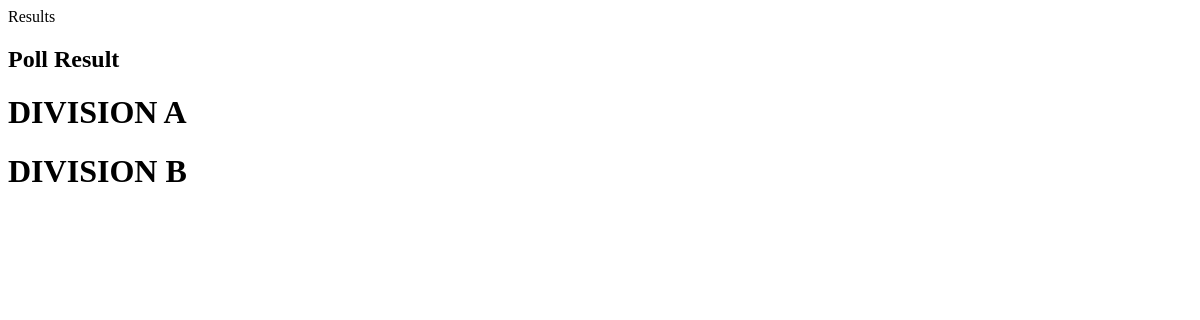
The app's page /result/, older data.
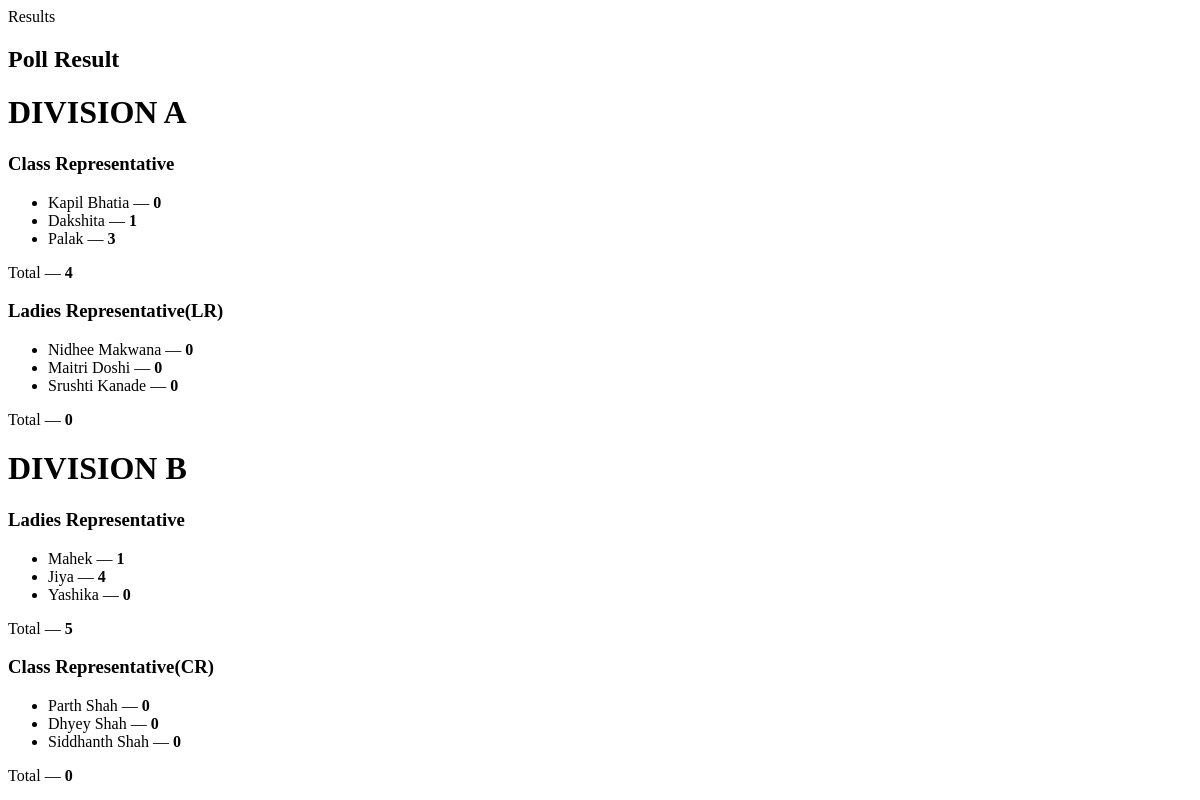
The same page, newer data.
### vote/models.py (models this page shows, shortened)
class ADivPoll(models.Model):
    Elections_for = models.TextField(max_length=30, null=True)
    candidate_1 = models.CharField(max_length=30, null=True)
    candidate_2 = models.CharField(max_length=30, null=True)
    candidate_3 = models.CharField(max_length=30, null=True)
    candidate_1_count = models.IntegerField(default=0)
    candidate_2_count = models.IntegerField(default=0)
    candidate_3_count = models.IntegerField(default=0)
    def total(self):
        return self.candidate_1_count + self.candidate_2_count + self.candidate_3_count

class BDivPoll(models.Model):
    Elections_for = models.TextField(max_length=30, null=True)
    candidate_1 = models.CharField(max_length=30, null=True)
    candidate_2 = models.CharField(max_length=30, null=True)
    candidate_3 = models.CharField(max_length=30, null=True)
    candidate_1_count = models.IntegerField(default=0)
    candidate_2_count = models.IntegerField(default=0)
    candidate_3_count = models.IntegerField(default=0)
    def total(self):
        return self.candidate_1_count + self.candidate_2_count + self.candidate_3_count

### vote/views.py (the view)
# urls.py: path('result/',views.result, name='result'),
def result(request):
    pollA = ADivPoll.objects.all()
    pollB = BDivPoll.objects.all()
    context = {'pollA':pollA, "pollB":pollB}
    return render(request,'vote/result.html',context)

### vote/templates/vote/result.html (shortened to what this page needs)
{% block main %}
<div class="row">
    <div class="col-lg-8 col-lg-offset-2">
        <div class="panel panel-default">
            <div class="panel-heading">
                <h2 class="panel-title">Poll Result</h2>
            </div>
            <h1>DIVISION A</h1>
            {% for poll in pollA %}
            <div class="panel-body">
                <h3>{{ poll.Elections_for }}</h3>
            </div>
            <ul class="list-group">
                <li class="list-group-item">{{ poll.candidate_1 }} &mdash; <strong>{{ poll.candidate_1_count }}</strong></li>
                <li class="list-group-item">{{ poll.candidate_2 }} &mdash; <strong>{{ poll.candidate_2_count }}</strong></li>
                <li class="list-group-item">{{ poll.candidate_3 }} &mdash; <strong>{{ poll.candidate_3_count }}</strong></li>
            </ul>
            <div class="panel-footer">
                Total &mdash; <strong>{{ poll.total }}</strong>
            </div>
            {% endfor %}
            <h1>DIVISION B</h1>
            {% for poll in pollB %}
            <div class="panel-body">
                <h3>{{ poll.Elections_for }}</h3>
            </div>
            <ul class="list-group">
                <li class="list-group-item">{{ poll.candidate_1 }} &mdash; <strong>{{ poll.candidate_1_count }}</strong></li>
                <li class="list-group-item">{{ poll.candidate_2 }} &mdash; <strong>{{ poll.candidate_2_count }}</strong></li>
                <li class="list-group-item">{{ poll.candidate_3 }} &mdash; <strong>{{ poll.candidate_3_count }}</strong></li>
            </ul>
            <div class="panel-footer">
                Total &mdash; <strong>{{ poll.total }}</strong>
            </div>
            {% endfor %}
        </div>
    </div>
</div>
{% endblock %}

Row changes from the older to the newer data that the page shows:
added ADivPoll: Elections_for "Class Representative", candidate_1 "Kapil Bhatia", candidate_1_count "0", candidate_2 "Dakshita", candidate_2_count "1", candidate_3 "Palak", candidate_3_count "3", total "4"
added ADivPoll: Elections_for "Ladies Representative(LR)", candidate_1 "Nidhee Makwana", candidate_1_count "0", candidate_2 "Maitri Doshi", candidate_2_count "0", candidate_3 "Srushti Kanade", candidate_3_count "0", total "0"
added BDivPoll: Elections_for "Ladies Representative", candidate_1 "Mahek", candidate_1_count "1", candidate_2 "Jiya", candidate_2_count "4", candidate_3 "Yashika", candidate_3_count "0", total "5"
added BDivPoll: Elections_for "Class Representative(CR)", candidate_1 "Parth Shah", candidate_1_count "0", candidate_2 "Dhyey Shah", candidate_2_count "0", candidate_3 "Siddhanth Shah", candidate_3_count "0", total "0"
